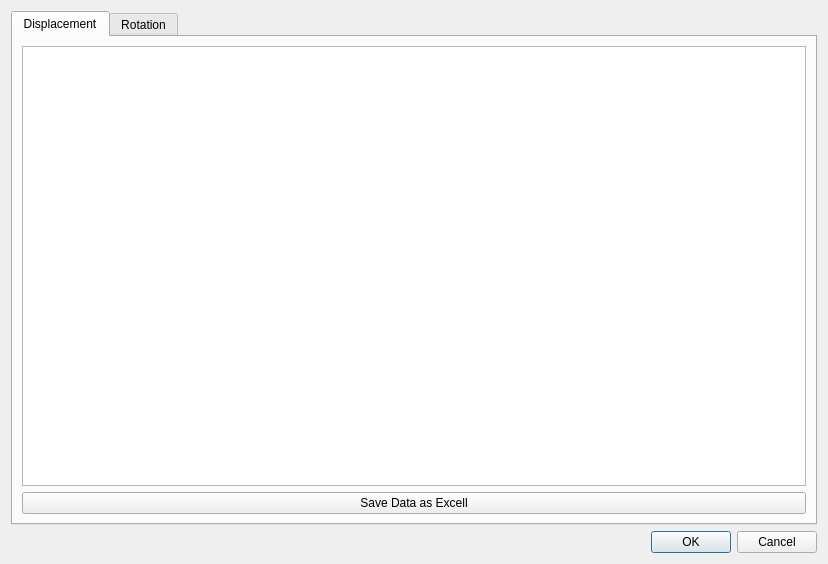
<?xml version="1.0" encoding="UTF-8"?>
<ui version="4.0">
 <class>MainWindow</class>
 <widget class="QDialog" name="MainWindow">
  <property name="geometry">
   <rect>
    <x>0</x>
    <y>0</y>
    <width>828</width>
    <height>564</height>
   </rect>
  </property>
  <property name="windowTitle">
   <string>Dynamic Analysis</string>
  </property>
  <layout class="QGridLayout" name="gridLayout">
   <item row="2" column="1">
    <widget class="QDialogButtonBox" name="buttonBox">
     <property name="orientation">
      <enum>Qt::Horizontal</enum>
     </property>
     <property name="standardButtons">
      <set>QDialogButtonBox::Cancel|QDialogButtonBox::Ok</set>
     </property>
    </widget>
   </item>
   <item row="0" column="1">
    <widget class="QTabWidget" name="tabWidget">
     <property name="currentIndex">
      <number>0</number>
     </property>
     <widget class="QWidget" name="tab">
      <attribute name="title">
       <string>Displacement</string>
      </attribute>
      <layout class="QGridLayout" name="gridLayout_2">
       <item row="0" column="0">
        <widget class="QTableWidget" name="tableWidget_dynamic_disp">
         <property name="styleSheet">
          <string notr="true">QHeaderView::section {background-color:green}</string>
         </property>
         <property name="alternatingRowColors">
          <bool>true</bool>
         </property>
         <property name="gridStyle">
          <enum>Qt::DashLine</enum>
         </property>
         <attribute name="horizontalHeaderCascadingSectionResizes">
          <bool>false</bool>
         </attribute>
        </widget>
       </item>
       <item row="1" column="0">
        <widget class="QPushButton" name="btn_save_data_static">
         <property name="text">
          <string>Save Data as Excell</string>
         </property>
        </widget>
       </item>
      </layout>
     </widget>
     <widget class="QWidget" name="tab_2">
      <attribute name="title">
       <string>Rotation</string>
      </attribute>
     </widget>
    </widget>
   </item>
  </layout>
 </widget>
 <resources/>
 <connections>
  <connection>
   <sender>buttonBox</sender>
   <signal>accepted()</signal>
   <receiver>MainWindow</receiver>
   <slot>accept()</slot>
   <hints>
    <hint type="sourcelabel">
     <x>248</x>
     <y>254</y>
    </hint>
    <hint type="destinationlabel">
     <x>157</x>
     <y>274</y>
    </hint>
   </hints>
  </connection>
  <connection>
   <sender>buttonBox</sender>
   <signal>rejected()</signal>
   <receiver>MainWindow</receiver>
   <slot>reject()</slot>
   <hints>
    <hint type="sourcelabel">
     <x>316</x>
     <y>260</y>
    </hint>
    <hint type="destinationlabel">
     <x>286</x>
     <y>274</y>
    </hint>
   </hints>
  </connection>
 </connections>
</ui>
